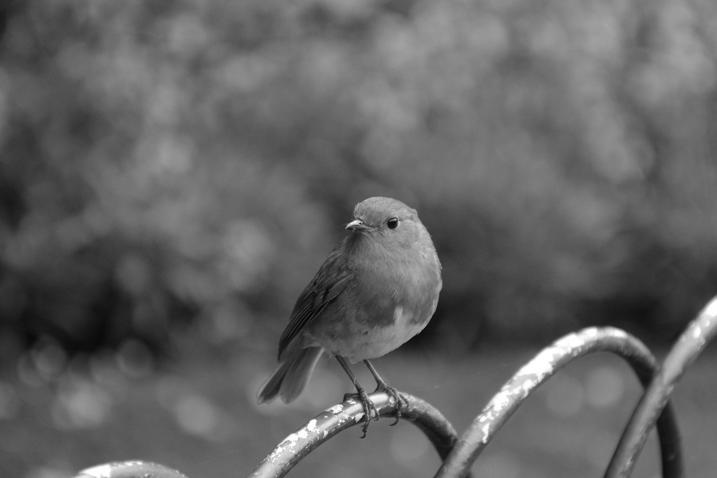
#> input picture ex3/img.jpg, 717 x 478 px, found by its file name
$ python 3.py
#> lines starting #> are read from the running program, lines starting #| are printed output that depends on the picture; after the words box and inside, x2 and y2 are one past the last pixel; in counts of white or black regions, pixels touching at a corner belong together
#> further down, image is the input picture: shape (478, 717); min 0, max 255, mean 99.2
import cv2
import numpy as np
import matplotlib.pyplot as plt
def is_homogeneous(region, threshold):
    """Check if the region is homogeneous based on the intensity threshold."""
    min_val, max_val = np.min(region), np.max(region)
    return (max_val - min_val) <= threshold

def split_and_merge(image, threshold):
    """Segment the image by recursively splitting and merging regions."""

    def recursive_split(region):
        rows, cols = region.shape
#> rows = 478; cols = 717
        if rows <= 1 or cols <= 1:
            return np.zeros_like(region, dtype=np.uint8)

        if is_homogeneous(region, threshold):
#> in is_homogeneous, `min_val, max_val = np.min(region), np.max(region)`: min_val = 0; max_val = 255
            return np.ones_like(region, dtype=np.uint8)


        mid_row, mid_col = rows // 2, cols // 2
#> mid_row = 239; mid_col = 358


        top_left = region[:mid_row, :mid_col]
        top_right = region[:mid_row, mid_col:]
        bottom_left = region[mid_row:, :mid_col]
        bottom_right = region[mid_row:, mid_col:]
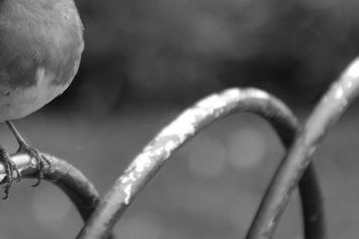
#> bottom_right: shape (239, 359); min 0, max 255, mean 95.5


        segmented_quadrants = np.zeros_like(region, dtype=np.uint8)


        segmented_quadrants[:mid_row, :mid_col] = recursive_split(top_left)
#> in recursive_split (call 2), `mid_row, mid_col = rows // 2, cols // 2`: mid_row = 119; mid_col = 179
#> in recursive_split (call 2), `top_left = region[:mid_row, :mid_col]`:
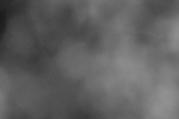
#> top_left: shape (119, 179); min 27, max 145, mean 96.2
#> in recursive_split (call 2), `top_right = region[:mid_row, mid_col:]`:
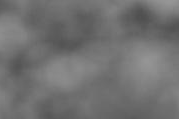
#> top_right: shape (119, 179); min 79, max 150, mean 112.7
#> in recursive_split (call 2), `bottom_left = region[mid_row:, :mid_col]`:
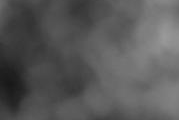
#> bottom_left: shape (120, 179); min 24, max 154, mean 88.2
#> in recursive_split (call 2), `bottom_right = region[mid_row:, mid_col:]`:
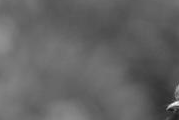
#> bottom_right: shape (120, 179); min 22, max 249, mean 98.8
#> in recursive_split (call 5), `mid_row, mid_col = rows // 2, cols // 2`: mid_row = 14; mid_col = 22
#> in recursive_split (call 5), `segmented_quadrants[:mid_row, :mid_col] = recursive_split(top_left)`:
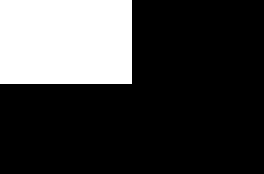
#> segmented_quadrants: shape (29, 44) (shown 6 times larger); values 0 (black) and 1 (white), 24.1% white; 1 white region, box (x1, y1, x2, y2) and area: (0, 0, 22, 14) 308
#> in recursive_split (call 5), `segmented_quadrants[:mid_row, mid_col:] = recursive_split(top_right)`: segmented_quadrants: shape (29, 44); values 0 (black) and 1 (white), 47.3% white; 1 white region, box (x1, y1, x2, y2) and area: (0, 0, 44, 14) 604
#> in recursive_split (call 5), `segmented_quadrants[mid_row:, :mid_col] = recursive_split(bottom_left)`: segmented_quadrants: shape (29, 44); values 0 (black) and 1 (white), 69.5% white; 4 black regions (2 under 20 px), largest, box (x1, y1, x2, y2) and area: (5, 14, 44, 29) 347, (5, 19, 8, 29) 30
#> in recursive_split (call 5), `segmented_quadrants[mid_row:, mid_col:] = recursive_split(bottom_right)`: segmented_quadrants: shape (29, 44); values 0 (black) and 1 (white), 95.4% white; 4 black regions (3 under 20 px), largest, box (x1, y1, x2, y2) and area: (5, 19, 8, 29) 30
#> in recursive_split (call 4), `segmented_quadrants[:mid_row, :mid_col] = recursive_split(top_left)`: segmented_quadrants: shape (59, 89); values 0 (black) and 1 (white), 23.2% white; 1 white region, box (x1, y1, x2, y2) and area: (0, 0, 44, 29) 1217
#> in recursive_split (call 4), `segmented_quadrants[:mid_row, mid_col:] = recursive_split(top_right)`: segmented_quadrants: shape (59, 89); values 0 (black) and 1 (white), 47.6% white; 1 white region, box (x1, y1, x2, y2) and area: (0, 0, 89, 29) 2498
#> in recursive_split (call 4), `segmented_quadrants[mid_row:, :mid_col] = recursive_split(bottom_left)`: segmented_quadrants: shape (59, 89); values 0 (black) and 1 (white), 72% white; 10 black regions (8 under 20 px), largest, box (x1, y1, x2, y2) and area: (44, 29, 89, 59) 1350, (0, 19, 11, 36) 59
#> in recursive_split (call 4), `segmented_quadrants[mid_row:, mid_col:] = recursive_split(bottom_right)`: segmented_quadrants: shape (59, 89); values 0 (black) and 1 (white), 97.6% white; black in thin lines or dots, all inside (x1, y1, x2, y2) = (0, 0, 89, 45)
#> in recursive_split (call 3), `segmented_quadrants[:mid_row, :mid_col] = recursive_split(top_left)`: segmented_quadrants: shape (119, 179); values 0 (black) and 1 (white), 24.1% white; 1 white region, box (x1, y1, x2, y2) and area: (0, 0, 89, 59) 5127
#> in recursive_split (call 3), `segmented_quadrants[:mid_row, mid_col:] = recursive_split(top_right)`: segmented_quadrants: shape (119, 179); values 0 (black) and 1 (white), 48.7% white; 1 white region, box (x1, y1, x2, y2) and area: (0, 0, 179, 59) 10363
#> in recursive_split (call 3), `segmented_quadrants[mid_row:, :mid_col] = recursive_split(bottom_left)`: segmented_quadrants: shape (119, 179); values 0 (black) and 1 (white), 73.6% white; 28 black regions (26 under 20 px), largest, box (x1, y1, x2, y2) and area: (89, 59, 179, 119) 5400, (0, 19, 11, 36) 59
#> in recursive_split (call 3), `segmented_quadrants[mid_row:, mid_col:] = recursive_split(bottom_right)`: segmented_quadrants: shape (119, 179); values 0 (black) and 1 (white), 98.8% white; black in thin lines or dots, all inside (x1, y1, x2, y2) = (0, 0, 179, 105)
#> in recursive_split (call 2), `segmented_quadrants[:mid_row, :mid_col] = recursive_split(top_left)`: segmented_quadrants: shape (239, 358); values 0 (black) and 1 (white), 24.6% white; 1 white region, box (x1, y1, x2, y2) and area: (0, 0, 179, 119) 21056
#> in recursive_split (call 2), `segmented_quadrants[:mid_row, mid_col:] = recursive_split(top_right)`: segmented_quadrants: shape (239, 358); values 0 (black) and 1 (white), 49.3% white; 1 white region, box (x1, y1, x2, y2) and area: (0, 0, 358, 119) 42209
#> in recursive_split (call 2), `segmented_quadrants[mid_row:, :mid_col] = recursive_split(bottom_left)`: segmented_quadrants: shape (239, 358); values 0 (black) and 1 (white), 74.2% white; 60 black regions (54 under 20 px), largest, box (x1, y1, x2, y2) and area: (179, 119, 358, 239) 21480, (0, 19, 11, 36) 59, (295, 7, 335, 10) 46, (307, 0, 335, 1) 28, (77, 207, 89, 212) 24, (16, 218, 22, 225) 24
#> segmented_quadrants: shape (478, 717); values 0 (black) and 1 (white), 24.7% white; 2 white regions (1 under 20 px), largest, box (x1, y1, x2, y2) and area: (0, 0, 358, 239) 84538
        segmented_quadrants[:mid_row, mid_col:] = recursive_split(top_right)
#> segmented_quadrants: shape (478, 717); values 0 (black) and 1 (white), 49% white; 17 white regions (10 under 20 px), largest, box (x1, y1, x2, y2) and area: (0, 0, 717, 239) 167213, (388, 225, 421, 239) 228, (377, 197, 404, 209) 148
        segmented_quadrants[mid_row:, :mid_col] = recursive_split(bottom_left)
#> segmented_quadrants: shape (478, 717); values 0 (black) and 1 (white), 70.7% white; 214 black regions (198 under 20 px), largest, box (x1, y1, x2, y2) and area: (245, 192, 717, 478) 97085, (71, 457, 190, 478) 1184, (326, 333, 346, 344) 85
        segmented_quadrants[mid_row:, mid_col:] = recursive_split(bottom_right)
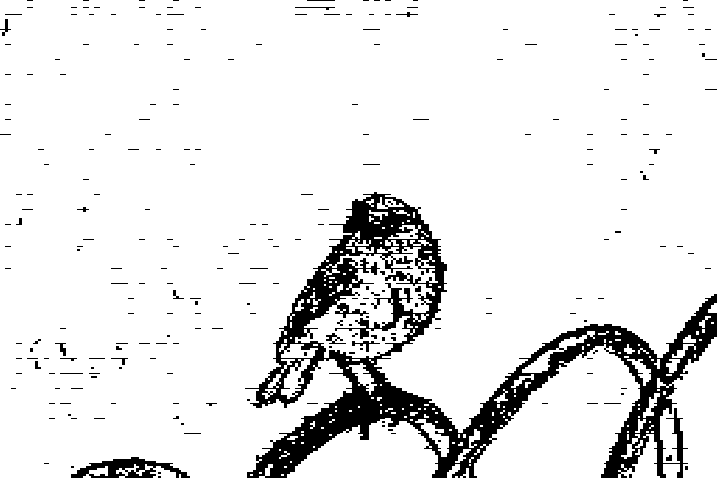
#> segmented_quadrants: shape (478, 717); values 0 (black) and 1 (white), 90.2% white; 260 black regions (241 under 20 px), largest, box (x1, y1, x2, y2) and area: (245, 192, 717, 478) 29928, (71, 457, 190, 478) 1184, (352, 341, 380, 352) 88

        return segmented_quadrants

    def merge_regions(segmented):
        """Merge adjacent regions if they are similar."""

        return segmented

    # Ensure the image is grayscale
    if len(image.shape) == 3:
        image = cv2.cvtColor(image, cv2.COLOR_BGR2GRAY)

    # Apply the region splitting and merging algorithm
    segmented_image = recursive_split(image)
    segmented_image = merge_regions(segmented_image)

    return segmented_image

image = cv2.imread(r"img.jpg", cv2.IMREAD_GRAYSCALE)
threshold =10
segmented_img = split_and_merge(image, threshold)
gray = np.array(image, dtype=np.uint8)
segmented_img = np.array(segmented_img, dtype=np.uint8)
plt.figure(figsize=(10, 10))
plt.subplot(1, 2, 1)
plt.imshow(image, cmap='gray')
plt.title('Original Image')
plt.subplot(1, 2, 2)
plt.imshow(segmented_img, cmap='gray')
plt.title('Region Spliting and Merging')
plt.show()
